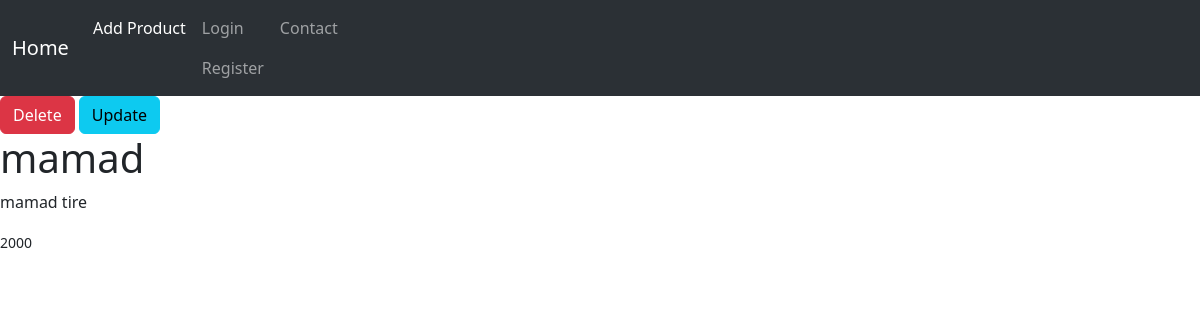
The app's page /detail/3, older data.
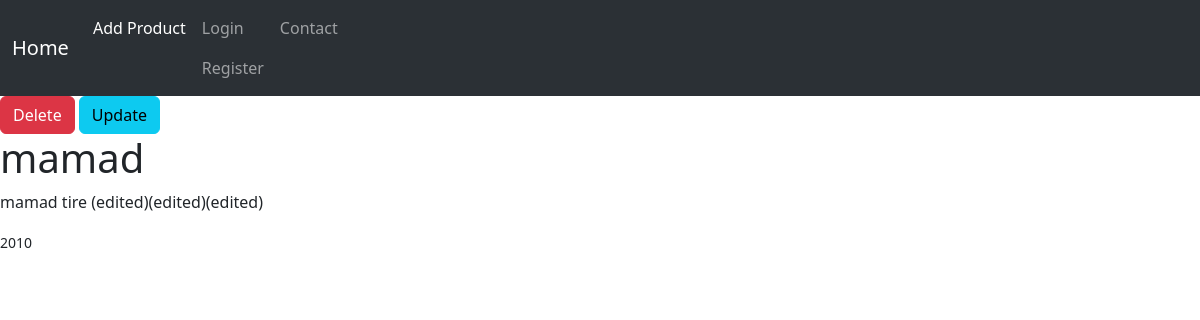
The same page, newer data.
### home/models.py (models this page shows, shortened)
class Tire(models.Model) :
    tire_name = models.CharField(max_length = 10)
    tire_description = models.CharField(max_length = 100)
    tire_price = models.IntegerField()

### home/views.py (the view)
# urls.py: path('detail/<int:product_id>' , views.product_detail , name='detail'),
def product_detail(request , **kwargs):
    product_id = kwargs['product_id']
    template_name = 'home_app/detail.html'
    product = Tire.objects.get(pk=product_id)
    return render(request , template_name , context={'product' : product} )

### home/templates/home_app/detail.html (shortened to what this page needs)
{% extends 'inc/extend.html' %}
{% block content %}
    <a class='btn btn-danger' href='{% url "home:delete" product.id %}'>Delete</a>
    <a class='btn btn-info' href='{% url "home:update" product.id %}'>Update</a>
    <h1> {{product.tire_name}} </h1>
    <p> {{product.tire_description}} </p>
    <small> {{product.tire_price}} </small>
{% endblock content %}

Row changes from the older to the newer data that the page shows:
changed Tire "mamad": tire_description "mamad tire" → "mamad tire (edited)(edited)(edited)"; tire_price "2000" → "2010"
